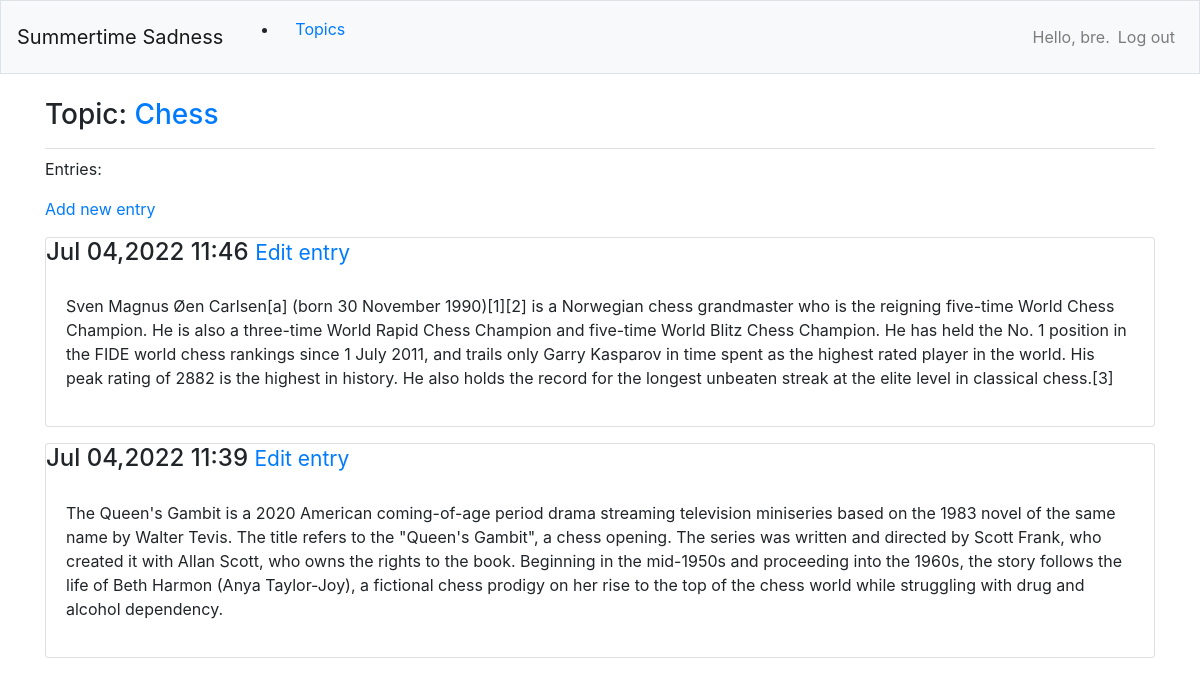
Before: /topic/1/ (signed in) with the older database file.
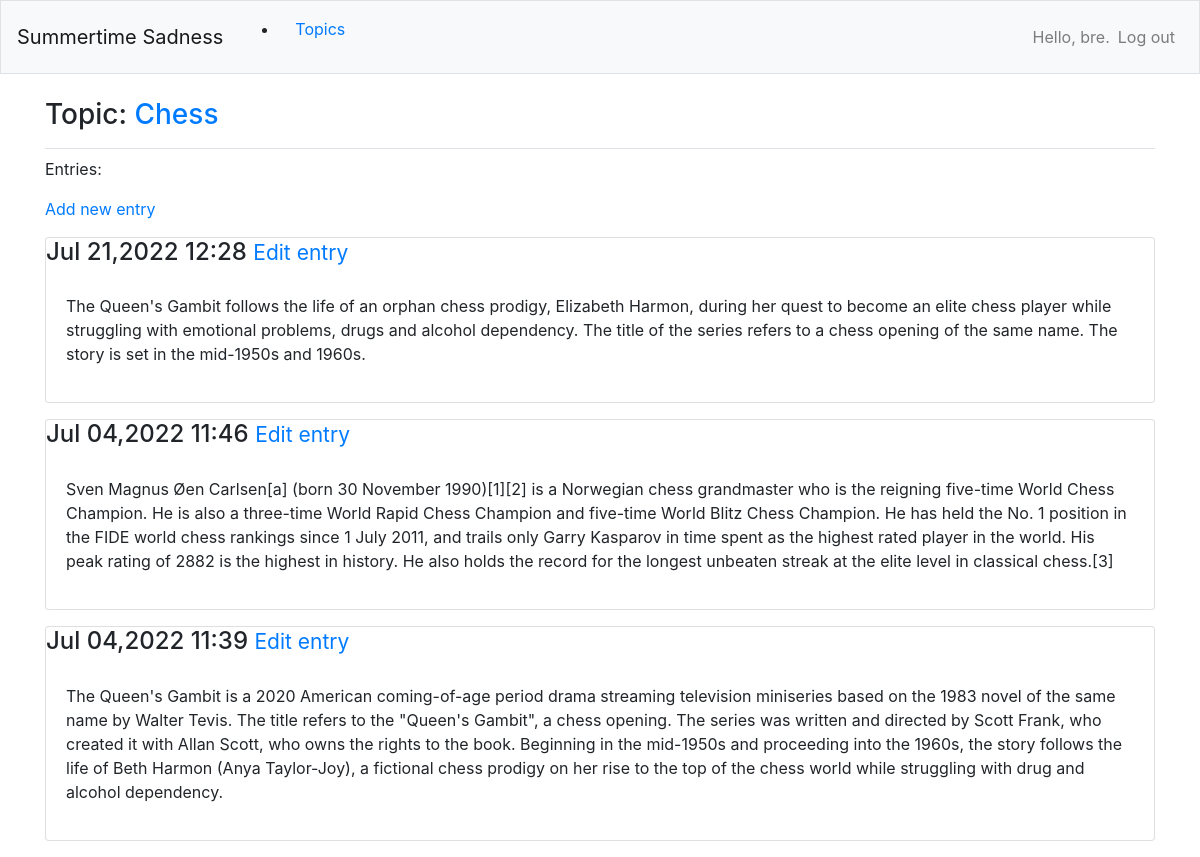
After: the same page with the newer database file.
### app_a/models.py (models this page shows, shortened)
class Entry(models.Model):
    topic=models.ForeignKey(Topic, on_delete=models.CASCADE)
    text=models.TextField()
    date_added=models.DateTimeField(auto_now_add=True)
    class Meta():
        verbose_name_plural='entries'

### app_a/views.py (the view)
# urls.py: path('topic/<int:topic_id>/', views.topic, name='topic'),
@login_required
def topic(request, topic_id):
    topic = Topic.objects.get(id=topic_id)
    if topic.owner!=request.user:
        raise Http404
    entries = topic.entry_set.order_by('-date_added')
    context = {'topic': topic, 'entries': entries}
    return render(request, 'app_a/topic.html', context)

### app_a/models.py (called while the page is built)
    def __str__(self):
        return self.text

### app_a/templates/app_a/topic.html (shortened to what this page needs)
{% extends 'app_a/base.html' %}
{% block page_header %}
<h3>Topic: <a href="{% url 'app_a:topic' topic.id %}">{{topic}} </a></h3>
{% endblock page_header %}
{% block content %}
<p>Entries:</p>
<p><a href="{% url 'app_a:new_entry' topic.id %}"> Add new entry</a></p>
    {% for entry in entries %}
        <div class="card mb-3">
            <h4 class="card_header ">
                {{entry.date_added|date:'M d,Y H:i' }}
            <small><a href="{% url 'app_a:edit_entry' entry.id %}">Edit entry </a></small>
            </h4>
            <div class="card-body">
                {{ entry.text| linebreaks }}
            </div>
        </div>
    {% empty %}
        <p>There are no entries for this topic yet.</p>
    {% endfor %}
{% endblock content %}

Changed rows visible on the page:
added Entry: date_added "Jul 21,2022 12:28", text "The Queen's Gambit follows the life of an orphan chess prodigy, Elizabeth Harmon, during her quest to become an elite chess player while struggling with emotional problems, drugs and alcohol dependency. The title of the series refers to a chess opening of the same name. The story is set in the mid-1950s and 1960s."
